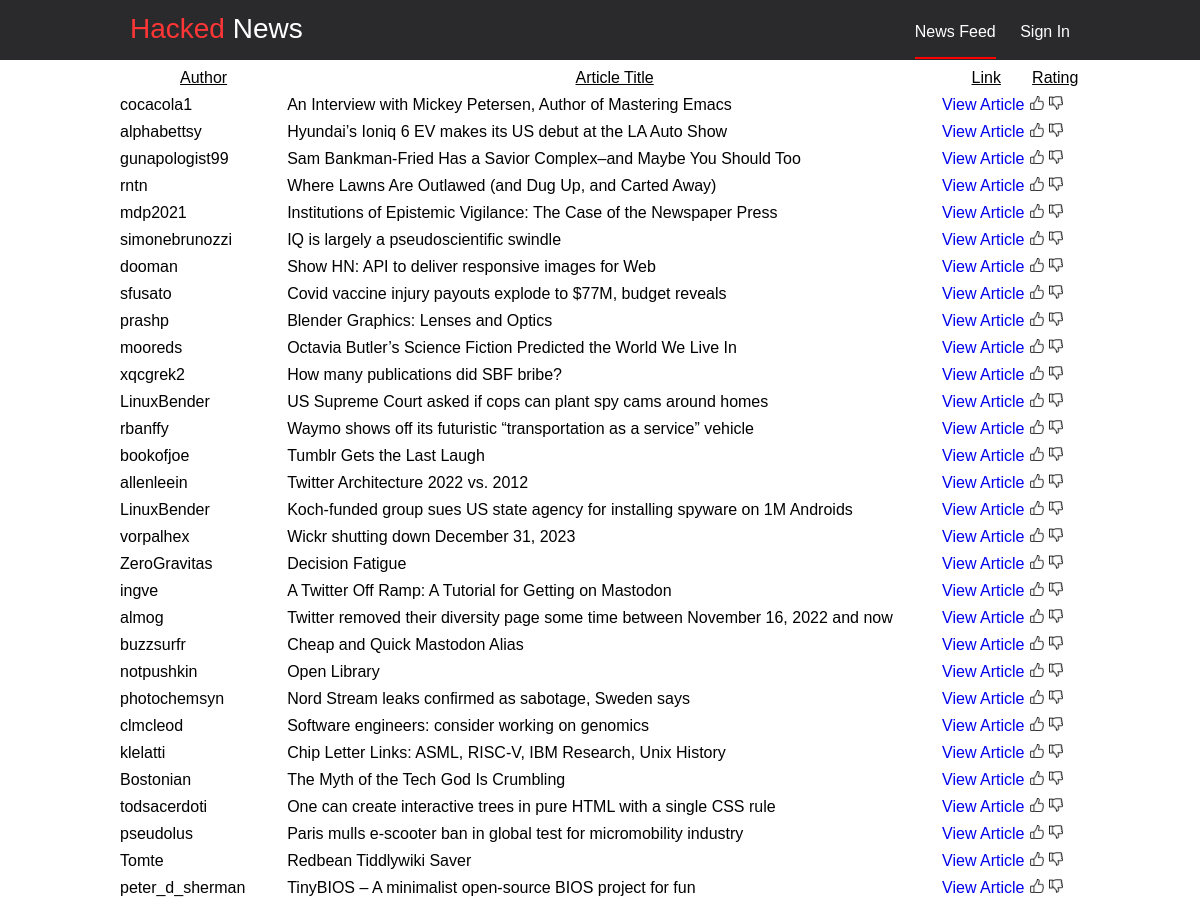
Before: / (upper part) with the older database file.
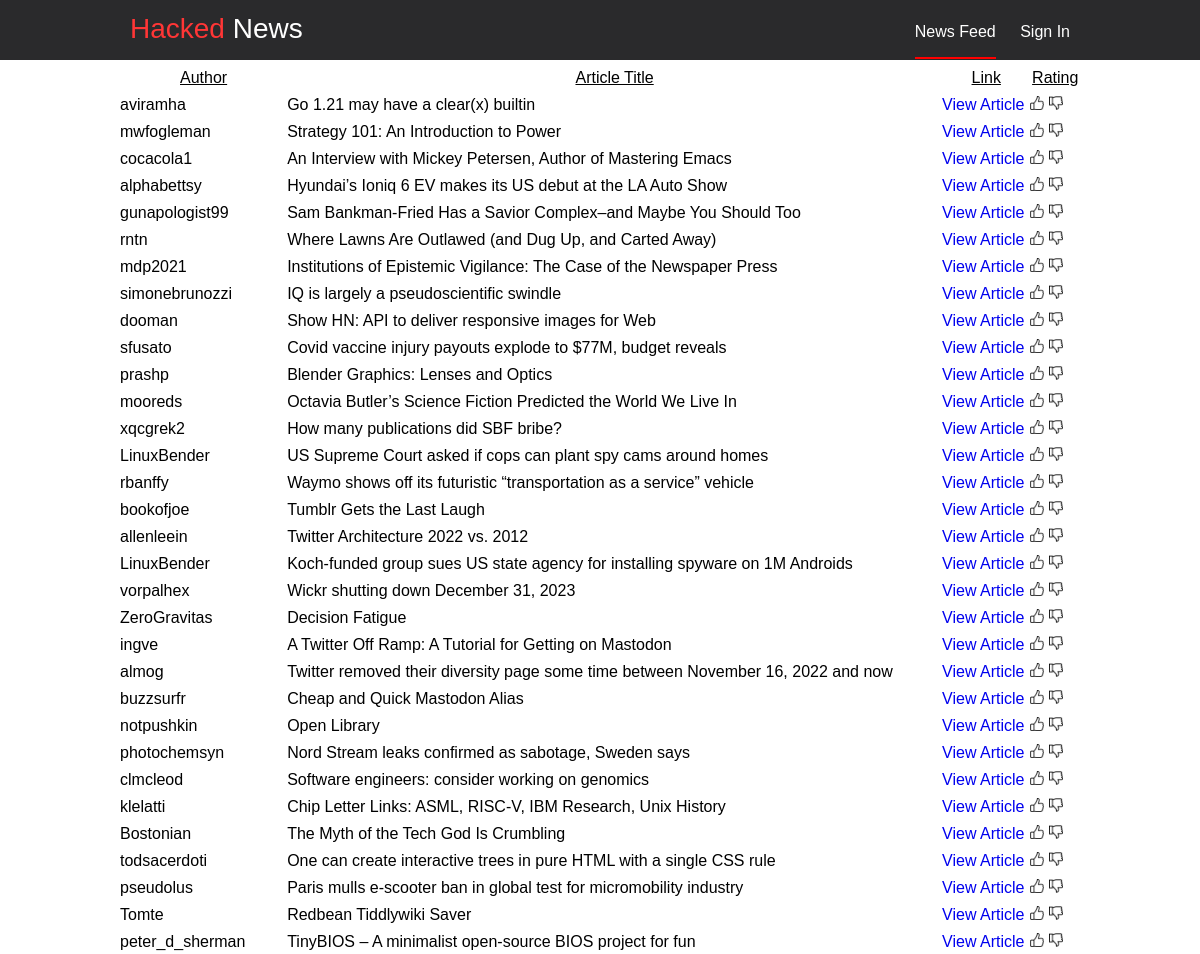
After: the same page with the newer database file.
### tables this page shows
CREATE TABLE Articles (
		article_id TEXT NOT NULL,
		author TEXT,
		title TEXT,
		link TEXT,
		liked BOOLEAN,
		timestamp DATETIME NOT NULL
);

### hackedNews.py (the view)
@app.route('/', methods=["GET", "POST"])
def home():
    conn = get_db_connection()
    data = conn.execute('SELECT * FROM Articles ORDER BY timestamp DESC').fetchall()
    conn.close()
    res = Response(render_template('index.html', data=data, session=session.get('user'), \
    pretty=json.dumps(session.get('user'), indent=4)))
    res.headers['X-Frame-Options'] = 'DENY'
    res.headers['X-Content-Type-Options'] = 'nosniff'
    res.headers['X-XSS-Protection'] = 1
    res.headers['Strict-Transport-Security'] = 'max-age=63072000'
    res.headers['Content-Security-Policy'] = """default-src 'none'; img-src 'self'; script-src 'self'; style-src 'self'"""
    return res

### hackedNews.py (called while the page is built)
def get_db_connection():
    conn = sqlite3.connect('users.db', check_same_thread=False)
    return conn

### templates/index.html (shortened to what this page needs)
<!DOCTYPE HTML>
<html>
<head>
	<link rel="stylesheet" href={{ url_for('static', filename='styles.css') }} />
</head>
<body>
<div id="menu">
	<div id="menu_container">
	<h1><a href="/"><span class="highlight_red">Hacked</span> News</a></h1>
        <ul>
                <li><a href="/"><span id="current_page">News Feed</span></a></li>
		{% if session %}
		        <li><a href="/account">My Account</a></li>
			<li><a href="/logout">Log Out</a></li>
		{% else %}
			<li><a href="/login">Sign In</a></li>
		{% endif %}
        </ul>
	</div>
</div>
<div id="main_content">
	<table>
		<tr>
			<th>Author</th>
			<th>Article Title</th>
			<th>Link</th>
			<th>Rating</th>
		</tr>
		{% for article in data %}
			<tr>
				<td>{{ article[1] }}</td>
				<td>{{ article[2] }}</td>
				<td><a href={{ article[3] }} target="blank">View Article</a></td>
				<td>
					<form method="POST" action="/add_like">
						<input class="liked" name={{article[0]}} width="14px" height="14px" type="image" src={{ url_for('static', filename='thumbs_up.png') }} alt="Submit"/>
					</form>
					<form method="POST" action="/add_dislike">
						<input class="disliked" name={{article[0]}} width="14px" height="14px" type="image" src={{ url_for('static', filename='thumbs_down.png') }} alt="Submit"/>
					</form>
				</tr>
		{% endfor %}
	</table>
</div>
</body>

### static/styles.css (style rules this page uses)
html, body, div, span, applet, object, iframe, h1, h2, h3, h4, h5, h6, p, blockquote, pre, a, abbr, acronym, address, big, cite, code, del, dfn, em, img, ins, kbd, q, s, samp, small, strike, strong, sub, sup, tt, var, b, u, i, center, dl, dt, dd, ol, ul, li, fieldset, form, label, legend, table, caption, tbody, tfoot, thead, tr, th, td, article, aside, canvas, details, embed, figure, figcaption, footer, header, hgroup, menu, nav, output, ruby, section, summary, time, mark, audio, video { margin: 0; padding: 0; border: 0; font-size: 100%; font: inherit; vertical-align: baseline; }
body { line-height: 1; }
ol, ul { list-style: none; }
table { border-collapse: collapse; border-spacing: 0; }
body { background-color: #E8E8E8; font-family: 'Arial'; }
#menu { background-color: #2A2A2C; width: 100%; height: 60px; position: fixed; margin: 0; }
#menu h1 { margin: 0; padding: 0; padding: 5px 10px 10px 10px; font-size: 28px; color: #FFF; float: left; }
#menu h1 a { color: #FFF; text-decoration: none; }
#menu_container { width: 80%; margin: 0 auto; padding: 10px 0 10px 0; }
#menu ul { float: right; display: inline; padding-top: 14px; }
#menu ul li { list-style-type: none; display: inline-block; }
#menu ul li a { padding: 5px 10px; color: #FFF; text-decoration: none; }
#main_content { width: 100%; height: auto; background-color: #FFF; padding-top: 70px; padding-bottom: 10px; }
#main_content a { text-decoration: none; }
#main_content table { width: 80%; margin: 0 auto; }
#main_content th { text-decoration: underline; padding-bottom: 10px; }
#main_content tr { padding: 5px; }
#main_content td { padding-bottom: 10px; }
#current_page { padding-bottom: 17px; border-bottom: 2px solid red; }
#main_content form { display: inline-block; }
.highlight_red { color: #FF3636; }

Changed rows visible on the page:
added Articles: author "aviramha", title "Go 1.21 may have a clear(x) builtin"
added Articles: author "mwfogleman", title "Strategy 101: An Introduction to Power"
